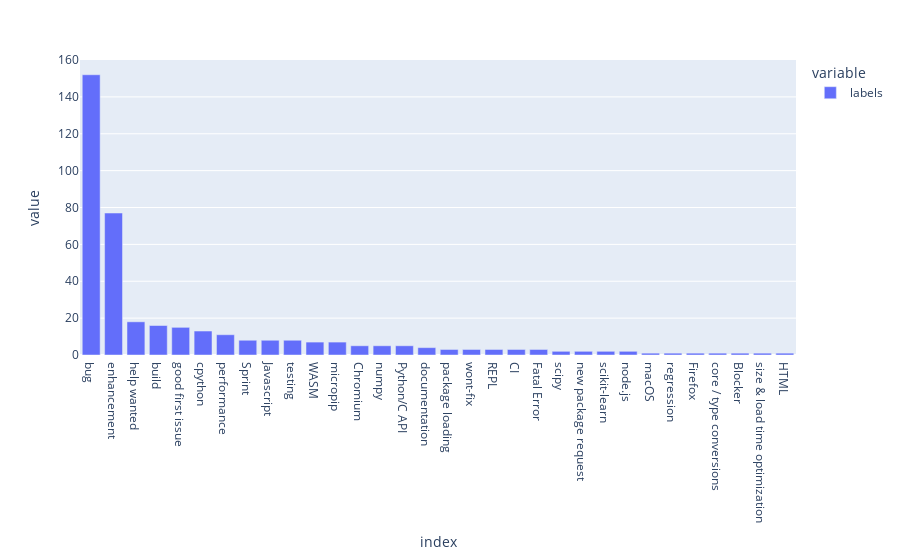

Notebook cell for this chart:
### Code cell
# Closed issues vs open issues
# Using plotly

### Figure 1 — Plotly figure (JSON) as saved in the notebook; plotly's stock layout.template omitted (floating-point values rounded to 4 significant figures)
{"data": [{"alignmentgroup": "True", "hovertemplate": "variable=labels<br>index=%{x}<br>value=%{y}<extra></extra>", "legendgroup": "labels", "marker": {"color": "#636efa", "pattern": {"shape": ""}}, "name": "labels", "offsetgroup": "labels", "orientation": "v", "showlegend": true, "textposition": "auto", "type": "bar", "x": ["bug", "enhancement", "help wanted", "build", "good first issue", "cpython", "performance", "Sprint", "Javascript", "testing", "WASM", "micropip", "Chromium", "numpy", "Python/C API", "documentation", "package loading", "wont-fix", "REPL", "CI", "Fatal Error", "scipy", "new package request", "scikit-learn", "node.js", "macOS", "regression", "Firefox", "core / type conversions", "Blocker", "size & load time optimization", "HTML"], "xaxis": "x", "y": [152, 77, 18, 16, 15, 13, 11, 8, 8, 8, 7, 7, 5, 5, 5, 4, 3, 3, 3, 3, 3, 2, 2, 2, 2, 1, 1, 1, 1, 1, 1, 1], "yaxis": "y"}], "layout": {"barmode": "relative", "legend": {"title": {"text": "variable"}, "tracegroupgap": 0}, "margin": {"t": 60}, "xaxis": {"anchor": "y", "domain": [0, 1], "title": {"text": "index"}}, "yaxis": {"anchor": "x", "domain": [0, 1], "title": {"text": "value"}}}}
